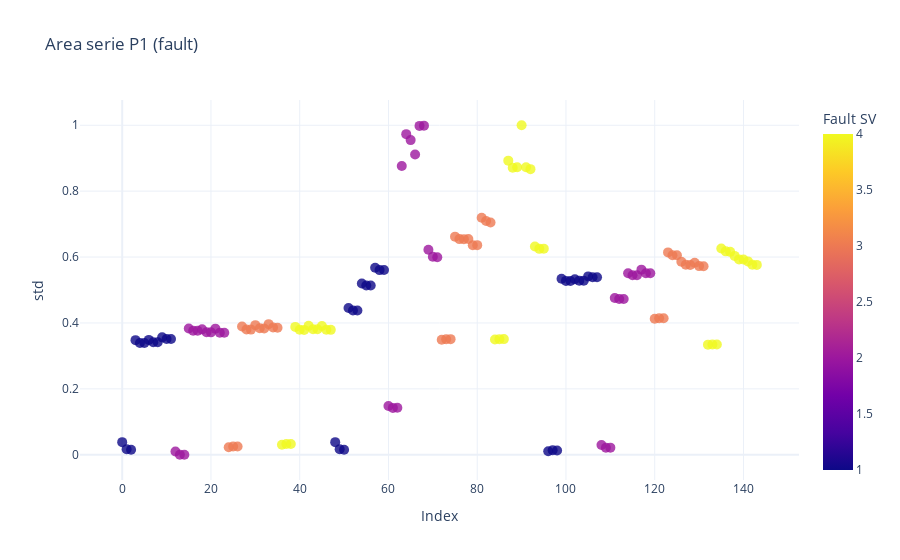

Notebook code cell kept with this figure:
### Code cell
fault_sv = df_triplicato["fault_sv"].values
open_ratio = df_triplicato["opening_ratio"].values

# Creare un DataFrame per Plotly
df_plot = pd.DataFrame({
    'Index': range(len(df_train)),
    'std': df_train["P3_std"],
    'fault_sv': fault_sv,
    'opening_ratio': open_ratio
})

# Creare il grafico scatter con Plotly Express
fig = px.scatter(
    df_plot,
    x='Index',
    y='std',
    color='fault_sv',
    hover_data={'opening_ratio': True},
    labels={'fault_sv': 'Fault SV'},
    title='Area serie P1 (fault)'
)

# Aggiungere dettagli alla legenda e alla griglia
fig.update_layout(
    legend_title='Fault SV',
    xaxis_title='Index',
    yaxis_title='std',
    template='plotly_white'
)

fig.update_traces(marker=dict(size=10, opacity=0.8),
                  selector=dict(mode='markers'))

# Mostrare il grafico
fig.show()

### Figure 1 — Plotly figure (JSON) as saved in the notebook; plotly's stock layout.template omitted (floating-point values rounded to 4 significant figures; data arrays with more than 128 entries replaced by an {"elided": "..."} marker saying what was removed)
{"data": [{"customdata": {"elided": "144x1 int values"}, "hovertemplate": "Index=%{x}<br>std=%{y}<br>opening_ratio=%{customdata[0]}<br>Fault SV=%{marker.color}<extra></extra>", "legendgroup": "", "marker": {"color": {"elided": "144 int values"}, "coloraxis": "coloraxis", "opacity": 0.8, "size": 10, "symbol": "circle"}, "mode": "markers", "name": "", "orientation": "v", "showlegend": false, "type": "scatter", "x": {"elided": "144 int values"}, "xaxis": "x", "y": {"elided": "144 float values"}, "yaxis": "y"}], "layout": {"coloraxis": {"colorbar": {"title": {"text": "Fault SV"}}, "colorscale": [[0, "#0d0887"], [0.1111, "#46039f"], [0.2222, "#7201a8"], [0.3333, "#9c179e"], [0.4444, "#bd3786"], [0.5556, "#d8576b"], [0.6667, "#ed7953"], [0.7778, "#fb9f3a"], [0.8889, "#fdca26"], [1, "#f0f921"]]}, "legend": {"title": {"text": "Fault SV"}, "tracegroupgap": 0}, "title": {"text": "Area serie P1 (fault)"}, "xaxis": {"anchor": "y", "domain": [0, 1], "title": {"text": "Index"}}, "yaxis": {"anchor": "x", "domain": [0, 1], "title": {"text": "std"}}}}
